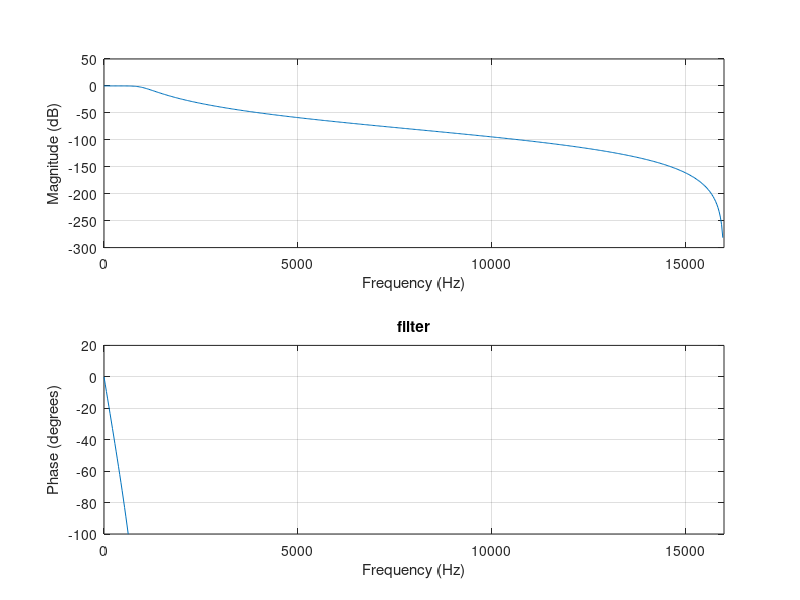

MATLAB code for this plot: (Note: this script raises an error after producing the figure.)
% 
% % 
fc = 1000;
fs = 32000;

[b,a] = butter(4,fc/(fs/2.0));
fprintf('%s\n',sprintf(' %.15f,',b))
 % 
  fprintf('%s\n',sprintf(' %.15f,',a))

freqz(b,a,[],fs);
%subplot(3,1,1);
ylim([-100 20]);
title('filter');
figure
x = readtable("waveform_no_filter.csv");
plot(x.Var1(1:1000)/4);
title('waveform unfiltered');
figure;
dataIn = x.Var1/4;%randn(1000,1);
dataOut = filter(b,a,dataIn);

plot(dataOut);
title('filtered');
figure

y = fft(dataOut);

n = length(y); % number of samples
f = (10:n/2);% frequency range

power = abs(y(10:end/2));

plot(f,power)
title('fft filtered');
xlabel('Frequency')
ylabel('Power')
figure


rng('default')
fs = 32000;                                % sample frequency (Hz)
t = 0:1/fs:10;                      % 1 second span time vector
x = readtable("waveform_no_filter.csv");

%filtered = lowpass(x.Var1,1000,fs);
y = fft(x.Var1);

n = length(y); % number of samples
f = (10:n/2);% frequency range

power = abs(y(10:end/2));

plot(f,power)
title('fft unfiltered');
xlabel('Frequency')
ylabel('Power')

 % 
 % 
 % 
 % fprintf('%s\n',sprintf(' %.15f,',b))
 % 
 % fprintf('%s\n',sprintf(' %.15f,',a))
 % [h,f] = freqz(b,1,[],Fs);
 % plot(f,mag2db(abs(h)))
 % xlabel('Frequency (Hz)')
 % ylabel('Magnitude (dB)')
 % grid

% 
% 
% 
% fs = 32000;
% [A,B,C,D] = butter(10,[50 1000]/(fs/2))
% %sos = ss2sos(A,B,C,D)
% %freqz(sos,[],fs)


      % 1 second span time vector
% noisetable = readtable("waveform128.csv");
% guiartable = readtable("waveform.csv");
% signal = guiartable.Var1(1:1000);
% noise = noisetable.Var1(1001:2000);
% blms = dsp.BlockLMSFilter(10,5);
%  blms.StepSize = 0.01;
%  blms.WeightsOutputPort = false;
%  filt = dsp.FIRFilter;
%  filt.Numerator = fir1(10,[.5, .75]);
%  x = filt(noise); % Noise
 %x = randn(1000,1);
% signal =  sin(0:.05:49.95)'
 % d = signal; % Noise + Signal
 % [y, err] = blms(x, d);
 % subplot(3,1,1);
 % plot(d);
 % title('Noise + Signal');
 % subplot(3,1,2);
 % plot(err);
 % title('Signal');
 % subplot(3,1,3);
 % plot(noise);
 % title('noise');